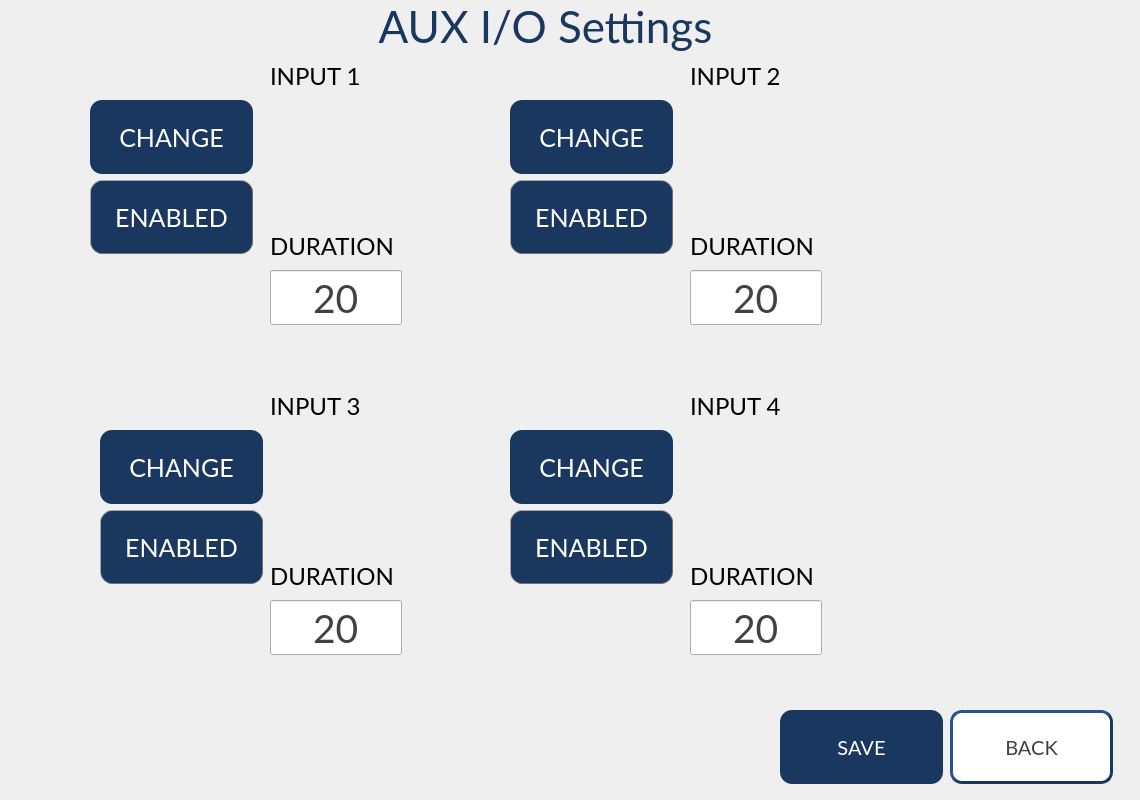
<?xml version="1.0" encoding="UTF-8"?>
<ui version="4.0">
 <class>HNS_AuxIO_Screen</class>
 <widget class="QWidget" name="HNS_AuxIO_Screen">
  <property name="geometry">
   <rect>
    <x>0</x>
    <y>0</y>
    <width>1140</width>
    <height>800</height>
   </rect>
  </property>
  <property name="windowTitle">
   <string>Form</string>
  </property>
  <widget class="QLabel" name="LBL_Title">
   <property name="geometry">
    <rect>
     <x>330</x>
     <y>0</y>
     <width>431</width>
     <height>51</height>
    </rect>
   </property>
   <property name="font">
    <font>
     <family>Lato</family>
     <pointsize>33</pointsize>
    </font>
   </property>
   <property name="styleSheet">
    <string notr="true">color:#1A3760</string>
   </property>
   <property name="text">
    <string>AUX I/O Settings</string>
   </property>
   <property name="alignment">
    <set>Qt::AlignCenter</set>
   </property>
  </widget>
  <widget class="HNS_Message_Preview" name="GV_Aux1" native="true">
   <property name="geometry">
    <rect>
     <x>270</x>
     <y>100</y>
     <width>230</width>
     <height>125</height>
    </rect>
   </property>
   <property name="styleSheet">
    <string notr="true"/>
   </property>
  </widget>
  <widget class="HNS_Message_Preview" name="GV_Aux2" native="true">
   <property name="geometry">
    <rect>
     <x>690</x>
     <y>100</y>
     <width>230</width>
     <height>125</height>
    </rect>
   </property>
   <property name="styleSheet">
    <string notr="true"/>
   </property>
  </widget>
  <widget class="HNS_Message_Preview" name="GV_Aux3" native="true">
   <property name="geometry">
    <rect>
     <x>270</x>
     <y>430</y>
     <width>230</width>
     <height>125</height>
    </rect>
   </property>
   <property name="styleSheet">
    <string notr="true"/>
   </property>
  </widget>
  <widget class="HNS_Message_Preview" name="GV_Aux4" native="true">
   <property name="geometry">
    <rect>
     <x>690</x>
     <y>430</y>
     <width>230</width>
     <height>125</height>
    </rect>
   </property>
   <property name="styleSheet">
    <string notr="true"/>
   </property>
  </widget>
  <widget class="QLabel" name="label_2">
   <property name="geometry">
    <rect>
     <x>690</x>
     <y>60</y>
     <width>231</width>
     <height>31</height>
    </rect>
   </property>
   <property name="font">
    <font>
     <family>Lato</family>
     <pointsize>18</pointsize>
    </font>
   </property>
   <property name="text">
    <string>INPUT 2</string>
   </property>
  </widget>
  <widget class="QLabel" name="label_3">
   <property name="geometry">
    <rect>
     <x>270</x>
     <y>390</y>
     <width>231</width>
     <height>31</height>
    </rect>
   </property>
   <property name="font">
    <font>
     <family>Lato</family>
     <pointsize>18</pointsize>
    </font>
   </property>
   <property name="text">
    <string>INPUT 3</string>
   </property>
  </widget>
  <widget class="QLabel" name="label">
   <property name="geometry">
    <rect>
     <x>270</x>
     <y>60</y>
     <width>231</width>
     <height>31</height>
    </rect>
   </property>
   <property name="font">
    <font>
     <family>Lato</family>
     <pointsize>18</pointsize>
    </font>
   </property>
   <property name="text">
    <string>INPUT 1</string>
   </property>
  </widget>
  <widget class="QLabel" name="label_4">
   <property name="geometry">
    <rect>
     <x>690</x>
     <y>390</y>
     <width>231</width>
     <height>31</height>
    </rect>
   </property>
   <property name="font">
    <font>
     <family>Lato</family>
     <pointsize>18</pointsize>
    </font>
   </property>
   <property name="text">
    <string>INPUT 4</string>
   </property>
  </widget>
  <widget class="QPushButton" name="PB_Set_Msg1">
   <property name="geometry">
    <rect>
     <x>90</x>
     <y>100</y>
     <width>163</width>
     <height>74</height>
    </rect>
   </property>
   <property name="font">
    <font>
     <family>Lato</family>
     <pointsize>19</pointsize>
    </font>
   </property>
   <property name="styleSheet">
    <string notr="true">QPushButton{
	background-color:#1A3760;
	color:#FFFFFF;
	border-radius:12px;
}</string>
   </property>
   <property name="text">
    <string>CHANGE</string>
   </property>
  </widget>
  <widget class="QPushButton" name="PB_Set_Msg2">
   <property name="geometry">
    <rect>
     <x>510</x>
     <y>100</y>
     <width>163</width>
     <height>74</height>
    </rect>
   </property>
   <property name="font">
    <font>
     <family>Lato</family>
     <pointsize>19</pointsize>
    </font>
   </property>
   <property name="styleSheet">
    <string notr="true">QPushButton{
	background-color:#1A3760;
	color:#FFFFFF;
	border-radius:12px;
}</string>
   </property>
   <property name="text">
    <string>CHANGE</string>
   </property>
  </widget>
  <widget class="QPushButton" name="PB_Set_Msg3">
   <property name="geometry">
    <rect>
     <x>100</x>
     <y>430</y>
     <width>163</width>
     <height>74</height>
    </rect>
   </property>
   <property name="font">
    <font>
     <family>Lato</family>
     <pointsize>19</pointsize>
    </font>
   </property>
   <property name="styleSheet">
    <string notr="true">QPushButton{
	background-color:#1A3760;
	color:#FFFFFF;
	border-radius:12px;
}</string>
   </property>
   <property name="text">
    <string>CHANGE</string>
   </property>
  </widget>
  <widget class="QPushButton" name="PB_Set_Msg4">
   <property name="geometry">
    <rect>
     <x>510</x>
     <y>430</y>
     <width>163</width>
     <height>74</height>
    </rect>
   </property>
   <property name="font">
    <font>
     <family>Lato</family>
     <pointsize>19</pointsize>
    </font>
   </property>
   <property name="styleSheet">
    <string notr="true">QPushButton{
	background-color:#1A3760;
	color:#FFFFFF;
	border-radius:12px;
}</string>
   </property>
   <property name="text">
    <string>CHANGE</string>
   </property>
  </widget>
  <widget class="QPushButton" name="PB_Enable1">
   <property name="geometry">
    <rect>
     <x>90</x>
     <y>180</y>
     <width>163</width>
     <height>74</height>
    </rect>
   </property>
   <property name="font">
    <font>
     <family>Lato</family>
     <pointsize>19</pointsize>
    </font>
   </property>
   <property name="styleSheet">
    <string notr="true">QPushButton{
	background-color:#FFFFFF;
	color:#414141;
	border-style:outset;
	border-width:1px;
	border-color:#707070;
	border-radius:12px;
}

QPushButton:checked{
	background-color:#1A3760;
	color:#FFFFFF;
}</string>
   </property>
   <property name="text">
    <string>ENABLED</string>
   </property>
   <property name="checkable">
    <bool>true</bool>
   </property>
   <property name="checked">
    <bool>true</bool>
   </property>
  </widget>
  <widget class="QPushButton" name="PB_Enable2">
   <property name="geometry">
    <rect>
     <x>510</x>
     <y>180</y>
     <width>163</width>
     <height>74</height>
    </rect>
   </property>
   <property name="font">
    <font>
     <family>Lato</family>
     <pointsize>19</pointsize>
    </font>
   </property>
   <property name="styleSheet">
    <string notr="true">QPushButton{
	background-color:#FFFFFF;
	color:#414141;
	border-style:outset;
	border-width:1px;
	border-color:#707070;
	border-radius:12px;
}

QPushButton:checked{
	background-color:#1A3760;
	color:#FFFFFF;
}</string>
   </property>
   <property name="text">
    <string>ENABLED</string>
   </property>
   <property name="checkable">
    <bool>true</bool>
   </property>
   <property name="checked">
    <bool>true</bool>
   </property>
  </widget>
  <widget class="QPushButton" name="PB_Enable3">
   <property name="geometry">
    <rect>
     <x>100</x>
     <y>510</y>
     <width>163</width>
     <height>74</height>
    </rect>
   </property>
   <property name="font">
    <font>
     <family>Lato</family>
     <pointsize>19</pointsize>
    </font>
   </property>
   <property name="styleSheet">
    <string notr="true">QPushButton{
	background-color:#FFFFFF;
	color:#414141;
	border-style:outset;
	border-width:1px;
	border-color:#707070;
	border-radius:12px;
}

QPushButton:checked{
	background-color:#1A3760;
	color:#FFFFFF;
}</string>
   </property>
   <property name="text">
    <string>ENABLED</string>
   </property>
   <property name="checkable">
    <bool>true</bool>
   </property>
   <property name="checked">
    <bool>true</bool>
   </property>
  </widget>
  <widget class="QPushButton" name="PB_Enable4">
   <property name="geometry">
    <rect>
     <x>510</x>
     <y>510</y>
     <width>163</width>
     <height>74</height>
    </rect>
   </property>
   <property name="font">
    <font>
     <family>Lato</family>
     <pointsize>19</pointsize>
    </font>
   </property>
   <property name="styleSheet">
    <string notr="true">QPushButton{
	background-color:#FFFFFF;
	color:#414141;
	border-style:outset;
	border-width:1px;
	border-color:#707070;
	border-radius:12px;
}

QPushButton:checked{
	background-color:#1A3760;
	color:#FFFFFF;
}</string>
   </property>
   <property name="text">
    <string>ENABLED</string>
   </property>
   <property name="checkable">
    <bool>true</bool>
   </property>
   <property name="checked">
    <bool>true</bool>
   </property>
  </widget>
  <widget class="QPushButton" name="PB_Back">
   <property name="geometry">
    <rect>
     <x>950</x>
     <y>710</y>
     <width>163</width>
     <height>74</height>
    </rect>
   </property>
   <property name="font">
    <font>
     <family>Lato</family>
     <pointsize>15</pointsize>
    </font>
   </property>
   <property name="styleSheet">
    <string notr="true">QPushButton{
	background-color:#FFFFFF;
	color:#414141;
	border-style:outset;
	border-width:3px;
	border-color:#1A3760;
	border-radius:12px;
}</string>
   </property>
   <property name="text">
    <string>BACK</string>
   </property>
  </widget>
  <widget class="QPushButton" name="PB_Save">
   <property name="geometry">
    <rect>
     <x>780</x>
     <y>710</y>
     <width>163</width>
     <height>74</height>
    </rect>
   </property>
   <property name="font">
    <font>
     <family>Lato</family>
     <pointsize>15</pointsize>
    </font>
   </property>
   <property name="styleSheet">
    <string notr="true">QPushButton{
	background-color:#1A3760;
	color:#FFFFFF;
	border-radius:12px;
}</string>
   </property>
   <property name="text">
    <string>SAVE</string>
   </property>
  </widget>
  <widget class="QLabel" name="label_5">
   <property name="geometry">
    <rect>
     <x>270</x>
     <y>230</y>
     <width>131</width>
     <height>31</height>
    </rect>
   </property>
   <property name="font">
    <font>
     <family>Lato</family>
     <pointsize>18</pointsize>
    </font>
   </property>
   <property name="text">
    <string>DURATION</string>
   </property>
  </widget>
  <widget class="QLineEdit" name="LE_Duration1">
   <property name="geometry">
    <rect>
     <x>270</x>
     <y>270</y>
     <width>132</width>
     <height>55</height>
    </rect>
   </property>
   <property name="font">
    <font>
     <family>Lato</family>
     <pointsize>29</pointsize>
    </font>
   </property>
   <property name="styleSheet">
    <string notr="true">color:#414141</string>
   </property>
   <property name="text">
    <string>20</string>
   </property>
   <property name="alignment">
    <set>Qt::AlignCenter</set>
   </property>
  </widget>
  <widget class="QLabel" name="label_9">
   <property name="geometry">
    <rect>
     <x>690</x>
     <y>230</y>
     <width>131</width>
     <height>31</height>
    </rect>
   </property>
   <property name="font">
    <font>
     <family>Lato</family>
     <pointsize>18</pointsize>
    </font>
   </property>
   <property name="text">
    <string>DURATION</string>
   </property>
  </widget>
  <widget class="QLineEdit" name="LE_Duration2">
   <property name="geometry">
    <rect>
     <x>690</x>
     <y>270</y>
     <width>132</width>
     <height>55</height>
    </rect>
   </property>
   <property name="font">
    <font>
     <family>Lato</family>
     <pointsize>29</pointsize>
    </font>
   </property>
   <property name="styleSheet">
    <string notr="true">color:#414141</string>
   </property>
   <property name="text">
    <string>20</string>
   </property>
   <property name="alignment">
    <set>Qt::AlignCenter</set>
   </property>
  </widget>
  <widget class="QLabel" name="label_6">
   <property name="geometry">
    <rect>
     <x>270</x>
     <y>560</y>
     <width>131</width>
     <height>31</height>
    </rect>
   </property>
   <property name="font">
    <font>
     <family>Lato</family>
     <pointsize>18</pointsize>
    </font>
   </property>
   <property name="text">
    <string>DURATION</string>
   </property>
  </widget>
  <widget class="QLineEdit" name="LE_Duration3">
   <property name="geometry">
    <rect>
     <x>270</x>
     <y>600</y>
     <width>132</width>
     <height>55</height>
    </rect>
   </property>
   <property name="font">
    <font>
     <family>Lato</family>
     <pointsize>29</pointsize>
    </font>
   </property>
   <property name="styleSheet">
    <string notr="true">color:#414141</string>
   </property>
   <property name="text">
    <string>20</string>
   </property>
   <property name="alignment">
    <set>Qt::AlignCenter</set>
   </property>
  </widget>
  <widget class="QLabel" name="label_7">
   <property name="geometry">
    <rect>
     <x>690</x>
     <y>560</y>
     <width>131</width>
     <height>31</height>
    </rect>
   </property>
   <property name="font">
    <font>
     <family>Lato</family>
     <pointsize>18</pointsize>
    </font>
   </property>
   <property name="text">
    <string>DURATION</string>
   </property>
  </widget>
  <widget class="QLineEdit" name="LE_Duration4">
   <property name="geometry">
    <rect>
     <x>690</x>
     <y>600</y>
     <width>132</width>
     <height>55</height>
    </rect>
   </property>
   <property name="font">
    <font>
     <family>Lato</family>
     <pointsize>29</pointsize>
    </font>
   </property>
   <property name="styleSheet">
    <string notr="true">color:#414141</string>
   </property>
   <property name="text">
    <string>20</string>
   </property>
   <property name="alignment">
    <set>Qt::AlignCenter</set>
   </property>
  </widget>
 </widget>
 <customwidgets>
  <customwidget>
   <class>HNS_Message_Preview</class>
   <extends>QWidget</extends>
   <header>hns_message_preview.h</header>
   <container>1</container>
  </customwidget>
 </customwidgets>
 <resources/>
 <connections/>
</ui>
